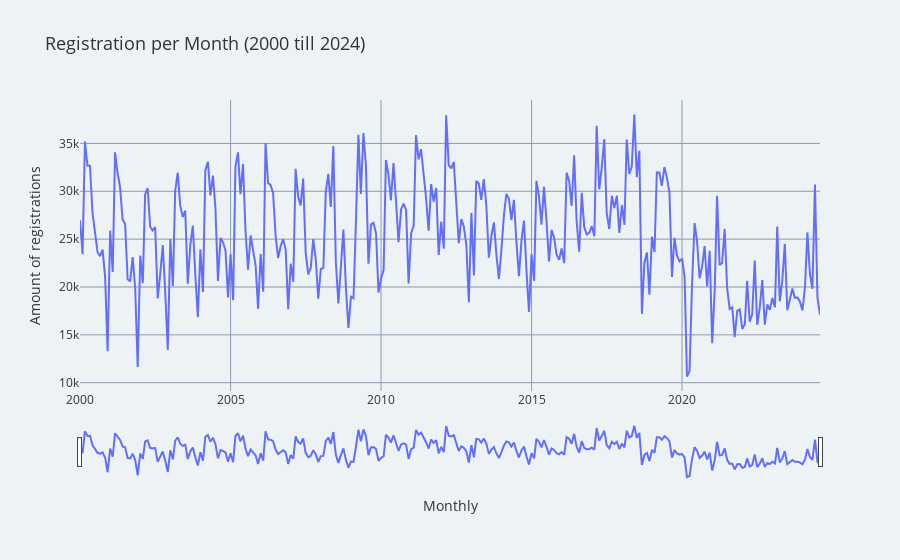

Notebook code cell kept with this figure:
### Code cell
#E2
## Global vizualization and general statistic plots 

# Convert date into date time format to procces easier the informations
merged_data['Date'] = pd.to_datetime(merged_data['Date'], format='mixed', errors='coerce')


# Filtering the data to get all Information till 2024 
filtered_data = merged_data[merged_data['Date'].dt.year <= 2024]

# Grouping registration for every month and sum the information
registrations_per_month = filtered_data.groupby(filtered_data['Date'].dt.to_period('M'))['Registrations'].sum()


# Converting the period index into a string to make it JSON compabile
registrations_per_month.index = registrations_per_month.index.astype(str)
merged_data
# Creating the interactiv Plot with Plotly
fig = px.line(
    x=registrations_per_month.index, 
    y=registrations_per_month.values, 
    title="Registration per Month (2000 till 2024)",
    labels={'x': 'Date', 'y': 'Amount of registrations'},
    # color_discrete_sequence=[chart_color_2],  # Changing the line color if neccessary 
)

# Updating the layout to our standards 
fig.update_layout(
    plot_bgcolor=background_color,  # Background color 
    paper_bgcolor=background_color,  # Background color for the whole plot
    font=dict(color=text_color),     # Text color
    title_font=dict(size=18, color=text_color),
    xaxis=dict(showgrid=True, gridcolor=secondary_color),
    yaxis=dict(showgrid=True, gridcolor=secondary_color)
)

fig.update_xaxes(rangeslider_visible=True)
fig.show()

### Figure 1 — Plotly figure (JSON) as saved in the notebook; plotly's stock layout.template omitted (floating-point values rounded to 4 significant figures; data arrays with more than 128 entries replaced by an {"elided": "..."} marker saying what was removed)
{"data": [{"hovertemplate": "Monthly=%{x}<br>Amount of registrations=%{y}<extra></extra>", "legendgroup": "", "line": {"color": "#636efa", "dash": "solid"}, "marker": {"symbol": "circle"}, "mode": "lines", "name": "", "orientation": "v", "showlegend": false, "type": "scatter", "x": {"elided": "296 str values"}, "xaxis": "x", "y": {"elided": "296 int values"}, "yaxis": "y"}], "layout": {"font": {"color": "#333333"}, "legend": {"tracegroupgap": 0}, "paper_bgcolor": "#EDF2F4", "plot_bgcolor": "#EDF2F4", "title": {"font": {"color": "#333333", "size": 18}, "text": "Registration per Month (2000 till 2024)"}, "xaxis": {"anchor": "y", "domain": [0, 1], "gridcolor": "#8D99AE", "rangeslider": {"visible": true}, "showgrid": true, "title": {"text": "Monthly"}}, "yaxis": {"anchor": "x", "domain": [0, 1], "gridcolor": "#8D99AE", "showgrid": true, "title": {"text": "Amount of registrations"}}}}
